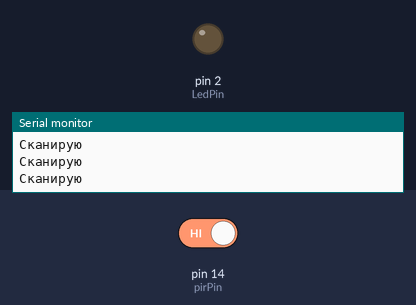
Recording of a sketch running on a simulated Arduino Uno, built with avr-gcc and run on an emulated ATmega328P. On the bench: output pins drawn as LEDs (lit = HIGH), the last lines printed to the serial monitor. The inputs (shaded band) are chosen by the test bench; at power-on: pin 14 (pirPin) HIGH.

Above: at 2.8 s.
2.9 s: pin 14 (pirPin) driven LOW
At 3.7 s:
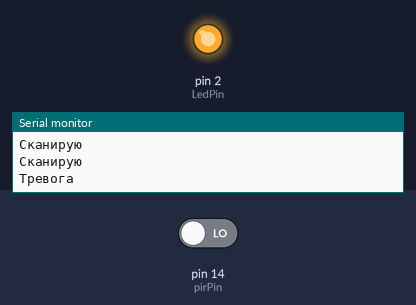
4.5 s: pin 14 (pirPin) driven HIGH
At 6.5 s:
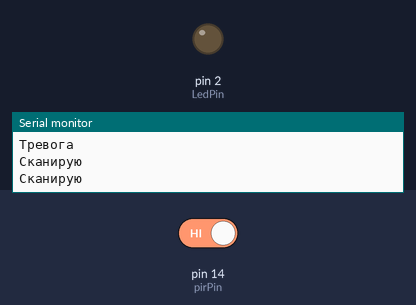
Timing chart, 0 to 8.0 s (numbered marks = the images above; inputs shaded):
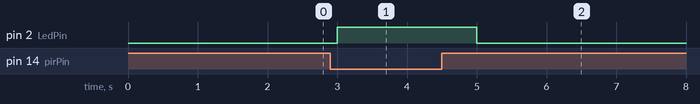

Measured:
- after the input at 2.9 s, pin 2 (LedPin): LOW → HIGH after 0.10 s
- after the input at 4.5 s, pin 2 (LedPin): HIGH → LOW after 0.50 s

The sketch:

HC-SR501_datchik.ino
```cpp
#define pirPin 14
#define LedPin 2

void setup() {
  Serial.begin(115200); // Объявляем работу com порта со скоростью 9600
  pinMode(pirPin, INPUT); //Объявляем пин, к которому подключен датчик движения, входом
  pinMode(LedPin, OUTPUT); //Объявляем пин, к которому подключен светодиод, выходом
}

void loop() {
  int pirVal = digitalRead(pirPin); //Считываем значения с датчика движения. Если обнаружили движение,
                                    //то транслируем сигнал тревоги в монитор порта и включаем светодиод
  if(pirVal == LOW)
  {
    digitalWrite(LedPin, HIGH);
    Serial.println("Тревога ");
    delay(2000);
  }
else
{
  Serial.println("Сканирую ");
  digitalWrite(LedPin,LOW);
  delay(1000);
}
}
```
